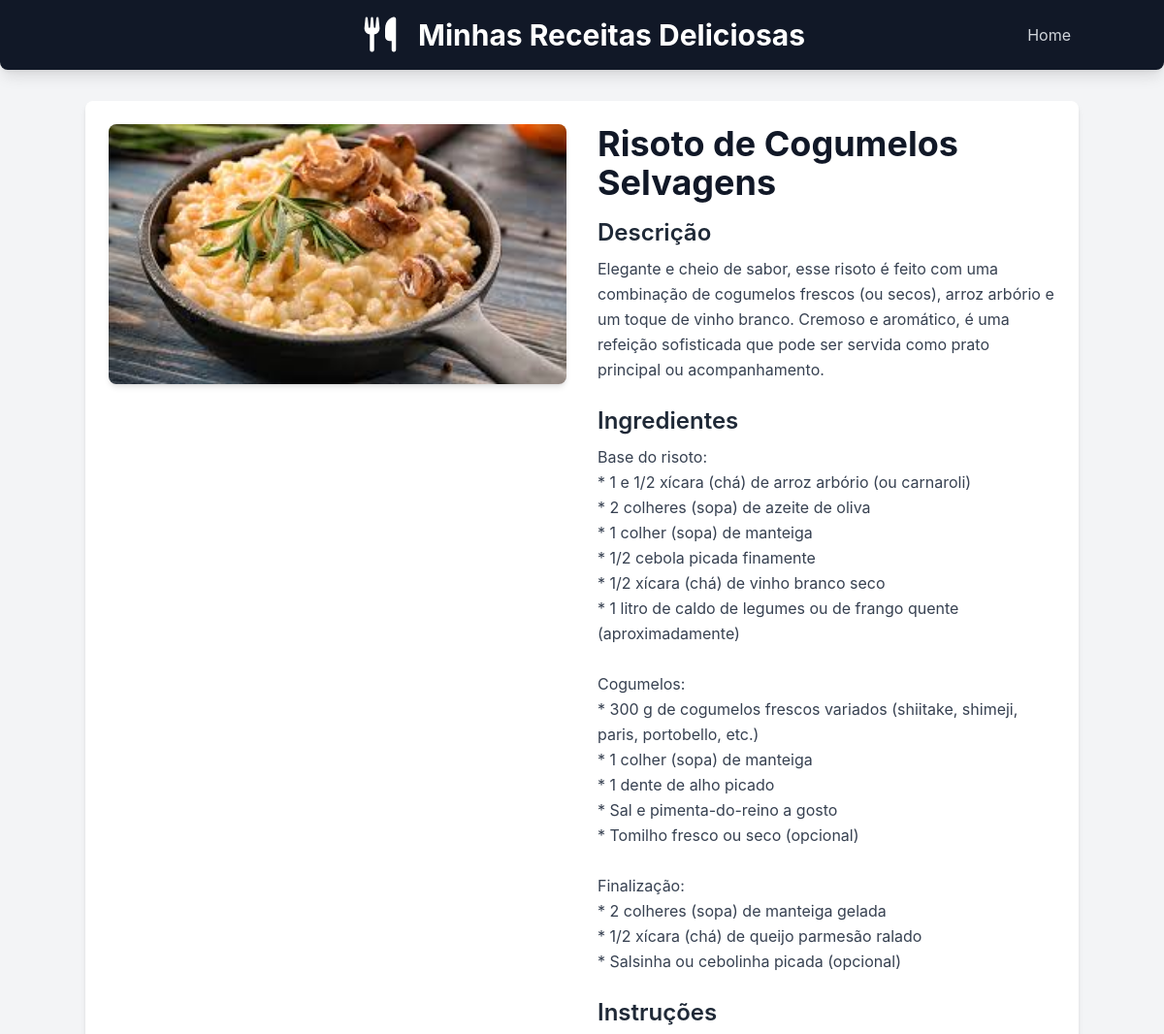
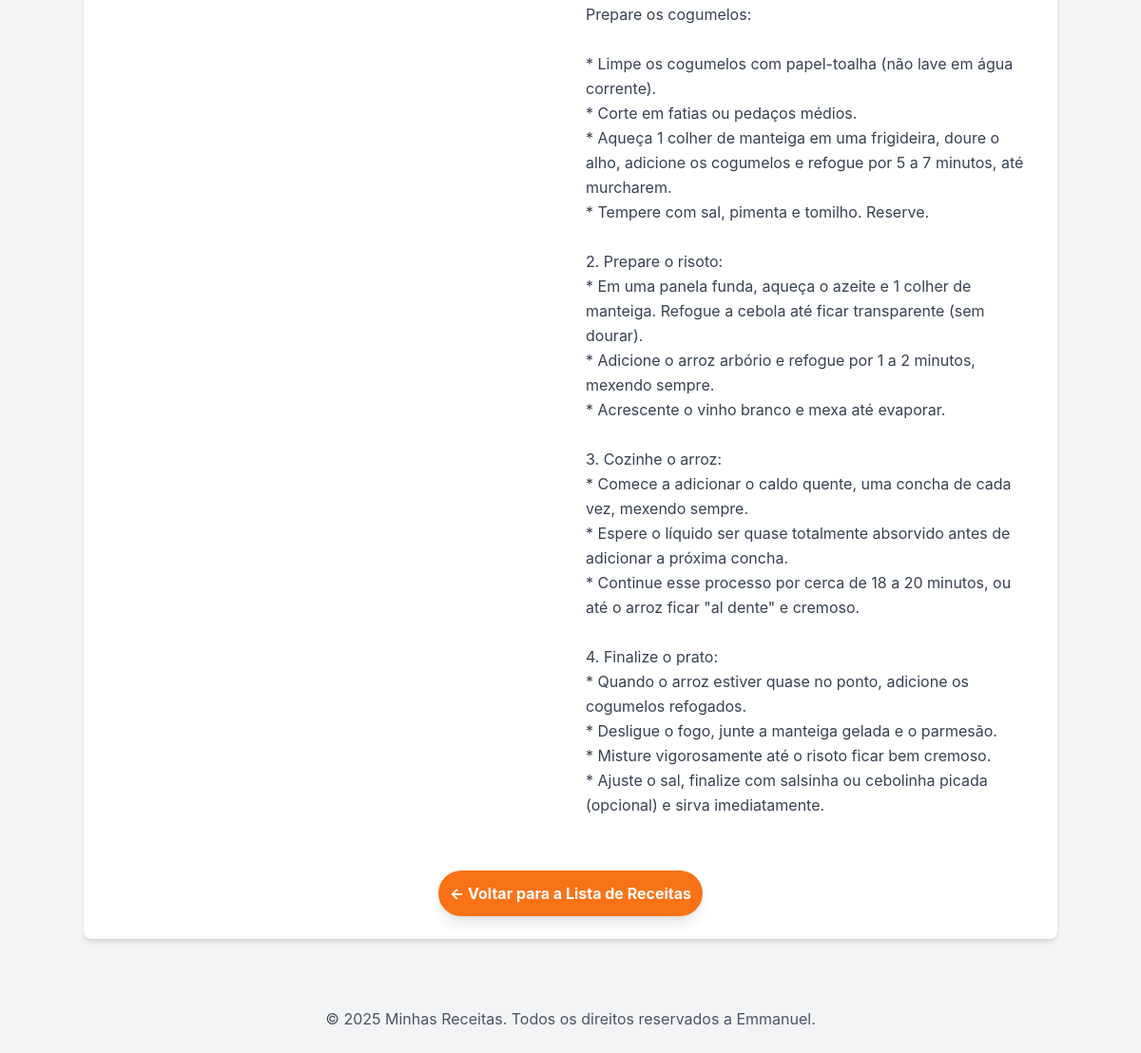
The page /receitas/receita/6/ on the database its author committed (2 pictures, top to bottom).
### receitas/models.py (models this page shows, shortened)
class Receita(models.Model):
    CATEGORIAS =[
        ('comida','Comida'),
        ('sobremesa','Sobremesa'),
        ('drink','Drink'),
    ]
    title = models.CharField("Título", max_length=200)
    description = models.TextField("Descrição")
    ingredients = models.TextField("Ingredientes")
    instructions = models.TextField("Modo de preparo")
    image = models.ImageField("Imagem", upload_to='receitas/images/', blank=True, null=True)
    categoria = models.CharField("Categoria", max_length=20, choices=CATEGORIAS, default='comida')
    created_at = models.DateTimeField(auto_now_add=True)
    updated_at = models.DateTimeField(auto_now=True)
    class Meta:
        verbose_name = "Receita"
        verbose_name_plural = "Receitas"
        ordering = ['-created_at'] #ordena as receitas pela data de criação (mais novas primeiro)

### receitas/views.py (the view)
# urls.py: path('receita/<int:id>/', views.receita_detail, name='receita_detail'),
def receita_detail(request, id):
    receita = get_object_or_404(Receita, pk=id)
    return render(request, 'receitas/receita_detail.html', {'receita': receita})

### receitas/templates/receitas/receita_detail.html (shortened to what this page needs)
{% extends "receitas/base.html"%}
{% block content %}
<div class="flex flex-col md:flex-row gap-8">
    {% if receita.image %}
    <div class="md:w-1/2">
        <img src="{{receita.image.url}}" alt="[Imagem de {{receita.title}}]"
            class="w-full h-auto object-cover rounded-lg shadow-md">
    </div>
    {% endif %}
    <div class="md:w-1/2">
        <h2 class="text-4xl font-bold text-gray-900 mb-4">{{receita.title}}</h2>
        <h3 class="text-2xl font-semibold text-gray-800 mb-2">Descrição</h3>
        <p class="text-gray-700 mb-6 leading-relaxed">{{receita.description}}</p>
        <h3 class="text-2xl font-semibold text-gray-800 mb-2">Ingredientes</h3>
        <p class="text-gray-700 mb-6 leading-relaxed whitespace-pre-wrap">{{receita.ingredients}}</p>
        <h3 class="text-2xl font-semibold text-gray-800 mb-2">Instruções</h3>
        <p class="text-gray-700 mb-6 leading-relaxed whitespace-pre-wrap">{{receita.instructions}}</p>
    </div>
</div>
<div class="mt-8 text-center">
    <a href="{% url 'home' %}"
        class="inline-block bg-orange-500 hover:bg-orange-600 text-white font-bold py-3 px-3 rounded-full transition duration-300 ease-in-out shadow-lg">
        &larr; Voltar para a Lista de Receitas
    </a>
</div>
{%endblock%}

### receitas/templates/receitas/base.html (style rules this page uses)
body { font-family: 'Inter', sans-serif; }

### rows shown on the page
Receita: image (picture), title "Risoto de Cogumelos Selvagens", description "Elegante e cheio de sabor, esse risoto é feito com uma combinação de cogumelos frescos (ou secos), arroz arbório e um toque de vinho branco. Cremoso e aromático, é uma refeição sofisticada que pode ser servida como prato principal ou acompanhamento.", ingredients "Base do risoto: * 1 e 1/2 xícara (chá) de arroz arbório (ou carnaroli) * 2 colheres (sopa) de azeite de oliva * 1 colher (sopa) de manteiga * 1/2 cebola picada finamente * 1/2 xícara (chá) de vinho branco seco * 1 litro de caldo de legumes ou de frango quente (aproximadamente) Cogumelos: * 300 g de cogumelos frescos variados (shiitake, shimeji, paris, portobello, etc.) * 1 colher (sopa) de manteiga * 1 dente de alho picado * Sal e pimenta-do-reino a gosto * Tomilho fresco ou seco (opcional) Finalização: * 2 colheres (sopa) de manteiga gelada * 1/2 xícara (chá) de queijo parmesão ralado * Salsinha ou cebolinha picada (opcional)", instructions "Prepare os cogumelos: * Limpe os cogumelos com papel-toalha (não lave em água corrente). * Corte em fatias ou pedaços médios. * Aqueça 1 colher de manteiga em uma frigideira, doure o alho, adicione os cogumelos e refogue por 5 a 7 minutos, até murcharem. * Tempere com sal, pimenta e tomilho. Reserve. 2. Prepare o risoto: * Em uma panela funda, aqueça o azeite e 1 colher de manteiga. Refogue a cebola até ficar transparente (sem dourar). * Adicione o arroz arbório e refogue por 1 a 2 minutos, mexendo sempre. * Acrescente o vinho branco e mexa até evaporar. 3. Cozinhe o arroz: * Comece a adicionar o caldo quente, uma concha de cada vez, mexendo sempre. * Espere o líquido ser quase totalmente…"
